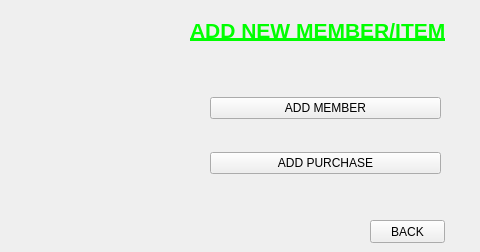
    <widget class="QWidget" name="ADD_MENU">
     <widget class="QPushButton" name="backButton_addmen">
      <property name="geometry">
       <rect>
        <x>370</x>
        <y>220</y>
        <width>75</width>
        <height>23</height>
       </rect>
      </property>
      <property name="text">
       <string>BACK</string>
      </property>
     </widget>
     <widget class="QLabel" name="AddUserLabel">
      <property name="geometry">
       <rect>
        <x>190</x>
        <y>10</y>
        <width>281</width>
        <height>41</height>
       </rect>
      </property>
      <property name="text">
       <string>&lt;html&gt;&lt;head/&gt;&lt;body&gt;&lt;p&gt;&lt;span style=&quot; font-size:16pt; font-weight:600; text-decoration: underline; color:#00ff00;&quot;&gt;ADD NEW MEMBER/ITEM&lt;/span&gt;&lt;/p&gt;&lt;/body&gt;&lt;/html&gt;</string>
      </property>
     </widget>
     <widget class="QWidget" name="verticalLayoutWidget_3">
      <property name="geometry">
       <rect>
        <x>210</x>
        <y>70</y>
        <width>231</width>
        <height>131</height>
       </rect>
      </property>
      <layout class="QVBoxLayout" name="verticalLayout_3">
       <item>
        <widget class="QPushButton" name="add_member_button">
         <property name="text">
          <string>ADD MEMBER</string>
         </property>
        </widget>
       </item>
       <item>
        <widget class="QPushButton" name="add_purchase">
         <property name="text">
          <string>ADD PURCHASE</string>
         </property>
        </widget>
       </item>
      </layout>
     </widget>
    </widget>
